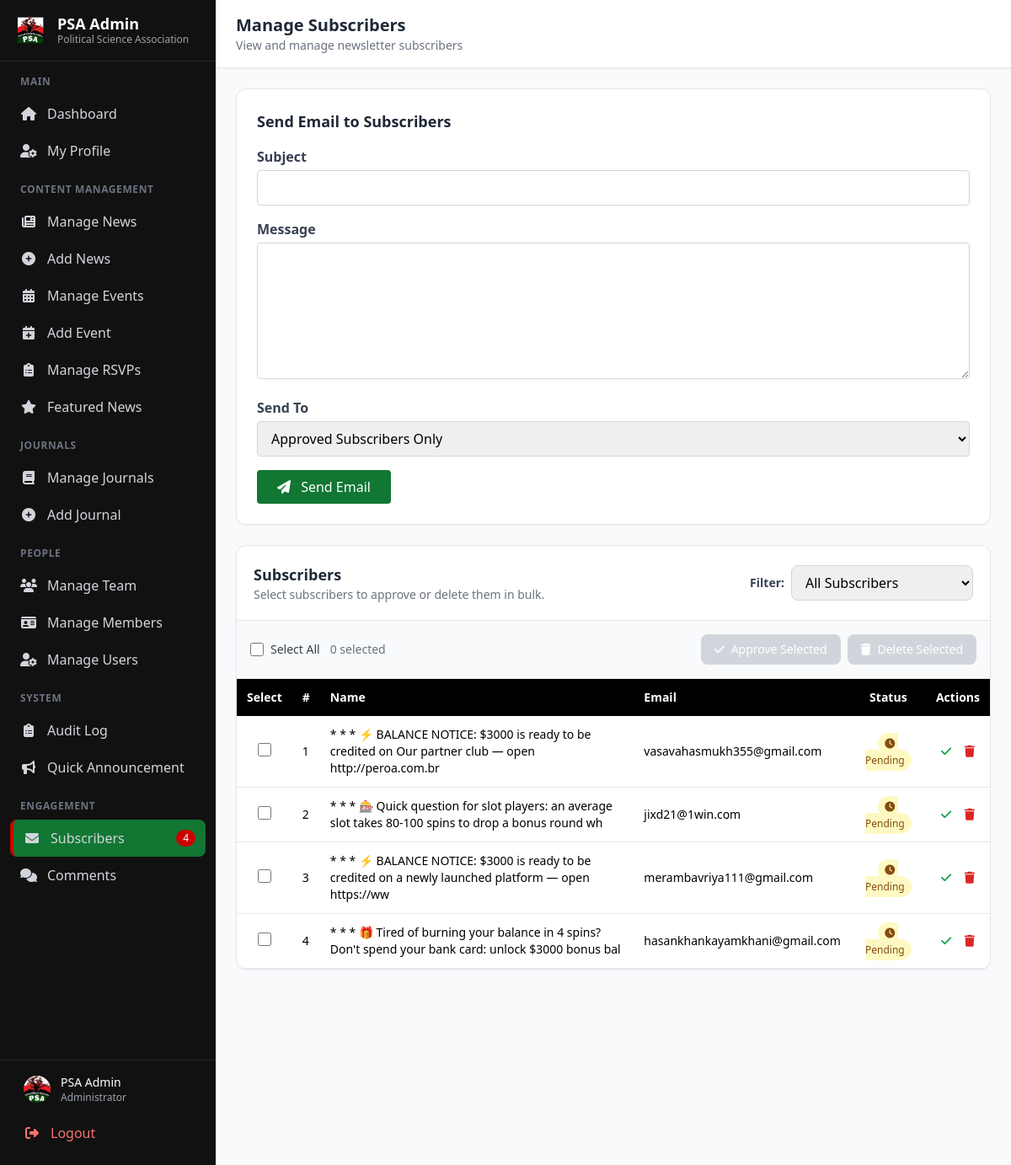
The page /admin/manage_subscribers.php (signed in) on the database its author committed.
### tables this page shows
CREATE TABLE `subscribers` (
  `id` int NOT NULL,
  `name` varchar(100) DEFAULT NULL,
  `email` varchar(150) DEFAULT NULL,
  `status` enum('pending','approved') DEFAULT 'pending',
  `subscribed_at` timestamp NULL DEFAULT CURRENT_TIMESTAMP,
  `approved` tinyint(1) NOT NULL DEFAULT '0',
  `created_at` datetime DEFAULT CURRENT_TIMESTAMP
);

### admin/manage_subscribers.php (the view, shortened to what this page needs)
<?php
include '../includes/db.php';
$statusFilter = $_GET['status'] ?? 'all';
if ($statusFilter === 'approved') {
    $subscribers = $conn->query(
        "SELECT * FROM subscribers
         WHERE approved = 1
         ORDER BY id DESC"
    );
} elseif ($statusFilter === 'pending') {
    $subscribers = $conn->query(
        "SELECT * FROM subscribers
         WHERE approved = 0
         ORDER BY id DESC"
    );
} else {
    $subscribers = $conn->query(
        "SELECT * FROM subscribers
         ORDER BY id DESC"
    );
}
include 'includes/admin_header.php';
include 'includes/admin_sidebar.php';
?>
<main class="flex-1 ml-0 md:ml-64 min-h-screen">
    <header class="bg-white shadow-sm border-b border-gray-200 sticky top-0 z-40">
        <div class="flex items-center justify-between px-6 py-4">
            <div class="flex items-center gap-4">
                <div>
                    <h1 class="text-xl font-bold text-gray-800">
                        Manage Subscribers
                    </h1>
                    <p class="text-sm text-gray-500">
                        View and manage newsletter subscribers
                    </p>
                </div>
            </div>
        </div>
    </header>
    <div class="p-6 space-y-6">
        <div class="bg-white rounded-xl shadow-sm border border-gray-200 p-6">
            <h2 class="text-lg font-semibold text-gray-800 mb-4">
                Send Email to Subscribers
            </h2>
            <form method="POST" class="space-y-4">
                <div>
                    <label class="block mb-1 font-semibold text-gray-700">
                        Subject
                    </label>
                    <input
                        type="text"
                        name="subject"
                        required
                        class="w-full border border-gray-300 px-3 py-2 rounded focus:outline-none focus:ring-2 focus:ring-psaGreen"
                    >
                </div>
                <div>
                    <label class="block mb-1 font-semibold text-gray-700">
                        Message
                    </label>
                    <textarea
                        name="message"
                        rows="6"
                        required
                        class="w-full border border-gray-300 px-3 py-2 rounded focus:outline-none focus:ring-2 focus:ring-psaGreen"
                    ></textarea>
                </div>
                <div>
                    <label class="block mb-1 font-semibold text-gray-700">
                        Send To
                    </label>
                    <select
                        name="send_to"
                        class="w-full border border-gray-300 px-3 py-2 rounded focus:outline-none focus:ring-2 focus:ring-psaGreen"
                    >
                        <option value="approved">
                            Approved Subscribers Only
                        </option>
                    </select>
                </div>
                <button
                    type="submit"
                    name="send_email"
                    class="bg-psaGreen hover:bg-green-800 text-white px-6 py-2 rounded transition"
                >
                    <i class="fas fa-paper-plane mr-2"></i>
                    Send Email
                </button>
            </form>
        </div>
        <div class="bg-white rounded-xl shadow-sm border border-gray-200 overflow-hidden">
            <div class="p-5 border-b border-gray-200">
                <div class="flex flex-col lg:flex-row lg:items-center lg:justify-between gap-4">
                    <div>
                        <h2 class="text-lg font-semibold text-gray-800">
                            Subscribers
                        </h2>
                        <p class="text-sm text-gray-500">
                            Select subscribers to approve or delete them in bulk.
                        </p>
                    </div>
                    <div class="flex items-center gap-2">
                        <label
                            for="statusFilter"
                            class="text-sm font-semibold text-gray-700"
                        >
                            Filter:
                        </label>
                        <select
                            id="statusFilter"
                            onchange="filterSubscribers(this.value)"
                            class="border border-gray-300 px-3 py-2 rounded-lg focus:outline-none focus:ring-2 focus:ring-psaGreen"
                        >
                            <option
                                value="all"
                                <?= $statusFilter === 'all' ? 'selected' : '' ?>
                            >
                                All Subscribers
                            </option>
                        </select>
                    </div>
                </div>
            </div>
            <form
                method="POST"
                id="bulkForm"
                onsubmit="return confirmBulkAction();"
            >
                <div class="p-4 bg-gray-50 border-b border-gray-200">
                    <div class="flex flex-col sm:flex-row sm:items-center sm:justify-between gap-4">
                        <div class="flex items-center gap-3">
                            <label class="flex items-center gap-2 cursor-pointer">
                                <input
                                    type="checkbox"
                                    id="selectAll"
                                    class="w-4 h-4 text-green-600 rounded border-gray-300 focus:ring-green-500"
                                >
                                <span class="text-sm font-medium text-gray-700">
                                    Select All
                                </span>
                            </label>
                            <span
                                id="selectedCount"
                                class="text-sm text-gray-500"
                            >
                            </span>
                        </div>
                        <div class="flex flex-wrap gap-2">
                            <button
                                type="submit"
                                name="bulk_action"
                                value="approve"
                                id="approveSelectedBtn"
                                disabled
                                class="bg-green-600 hover:bg-green-700 disabled:bg-gray-300 disabled:cursor-not-allowed text-white px-4 py-2 rounded-lg text-sm transition"
                            >
                                <i class="fas fa-check mr-1"></i>
                                Approve Selected
                            </button>
                            <button
                                type="submit"
                                name="bulk_action"
                                value="delete"
                                id="deleteSelectedBtn"
                                disabled
                                class="bg-red-600 hover:bg-red-700 disabled:bg-gray-300 disabled:cursor-not-allowed text-white px-4 py-2 rounded-lg text-sm transition"
                            >
                                <i class="fas fa-trash mr-1"></i>
                                Delete Selected
                            </button>
                        </div>
                    </div>
                </div>
                <div class="overflow-x-auto">
                    <table class="w-full text-sm">
                        <thead class="bg-psaBlack text-white">
                            <tr>
                                <th class="p-3 text-center w-12">
                                    Select
                                </th>
                                <th class="p-3 text-left">
                                    #
                                </th>
                                <th class="p-3 text-left">
                                    Name
                                </th>
                                <th class="p-3 text-left">
                                    Email
                                </th>
                                <th class="p-3 text-center">
                                    Status
                                </th>
                                <th class="p-3 text-center">
                                    Actions
                                </th>
                            </tr>
                        </thead>
                        <tbody>
                            <?php
                            $i = 1;
                            if ($subscribers && $subscribers->num_rows > 0):
                                while ($row = $subscribers->fetch_assoc()):
                            ?>
                                <tr class="border-b hover:bg-gray-50 transition">
                                    <td class="p-3 text-center">
                                        <input
                                            type="checkbox"
                                            name="subscriber_ids[]"
                                            value="<?= (int)$row['id'] ?>"
                                            class="subscriber-checkbox w-4 h-4 text-green-600 rounded border-gray-300 focus:ring-green-500"
                                        >
                                    </td>
                                    <td class="p-3">
                                        <?= $i++ ?>
                                    </td>
                                    <td class="p-3 font-medium">
                                        <?= htmlspecialchars(
                                            $row['name'] ?? 'N/A'
                                        ) ?>
                                    </td>
                                    <td class="p-3">
                                        <?= htmlspecialchars(
                                            $row['email']
                                        ) ?>
                                    </td>
                                    <td class="p-3 text-center">
                                        <?php if ($row['approved']): ?>
                                            <span class="bg-green-100 text-green-800 text-xs px-2 py-1 rounded-full">
                                                <i class="fas fa-check-circle mr-1"></i>
                                                Approved
                                            </span>
                                        <?php else: ?>
                                            <span class="bg-yellow-100 text-yellow-800 text-xs px-2 py-1 rounded-full">
                                                <i class="fas fa-clock mr-1"></i>
                                                Pending
                                            </span>
                                        <?php endif; ?>
                                    </td>
                                    <td class="p-3 text-center space-x-3">
                                        <?php if (!$row['approved']): ?>
                                            <a
                                                href="subscriber_approve.php?id=<?= (int)$row['id'] ?>"
                                                class="text-green-600 hover:text-green-800"
                                                title="Approve"
                                                onclick="return confirm('Approve this subscriber?')"
                                            >
                                                <i class="fas fa-check"></i>
                                            </a>
                                        <?php endif; ?>
                                        <a
                                            href="subscriber_delete.php?id=<?= (int)$row['id'] ?>"
                                            onclick="return confirm('Delete this subscriber?')"
                                            class="text-red-600 hover:text-red-800"
                                            title="Delete"
                                        >
                                            <i class="fas fa-trash"></i>
                                        </a>
                                    </td>
                                </tr>
                            <?php
                                endwhile;
                            endif; ?>
                        </tbody>
                    </table>
                </div>
            </form>
        </div>
    </div>
</main>
<?php include 'includes/admin_footer.php'; ?>

### admin/includes/admin_header.php (style rules this page uses)
body, main, header, .stat-card, .bg-white { transition: background-color 0.3s ease, color 0.3s ease, border-color 0.3s ease; }

### rows shown on the page
subscribers: name "* * * ⚡ BALANCE NOTICE: $3000 is ready to be credited on Our partner club — open http://peroa.com.br", email "vasavahasmukh355@gmail.com", approved 0 (drawn)
subscribers: name "* * * 🎰 Quick question for slot players: an average slot takes 80-100 spins to drop a bonus round wh", email "jixd21@1win.com", approved 0 (drawn)
subscribers: name "* * * ⚡ BALANCE NOTICE: $3000 is ready to be credited on a newly launched platform — open https://ww", email "merambavriya111@gmail.com", approved 0 (drawn)
subscribers: name "* * * 🎁 Tired of burning your balance in 4 spins? Don't spend your bank card: unlock $3000 bonus bal", email "hasankhankayamkhani@gmail.com", approved 0 (drawn)

### other values the page prints
$pendingSubs "4"
$_SESSION['admin'] "PSA Admin"
